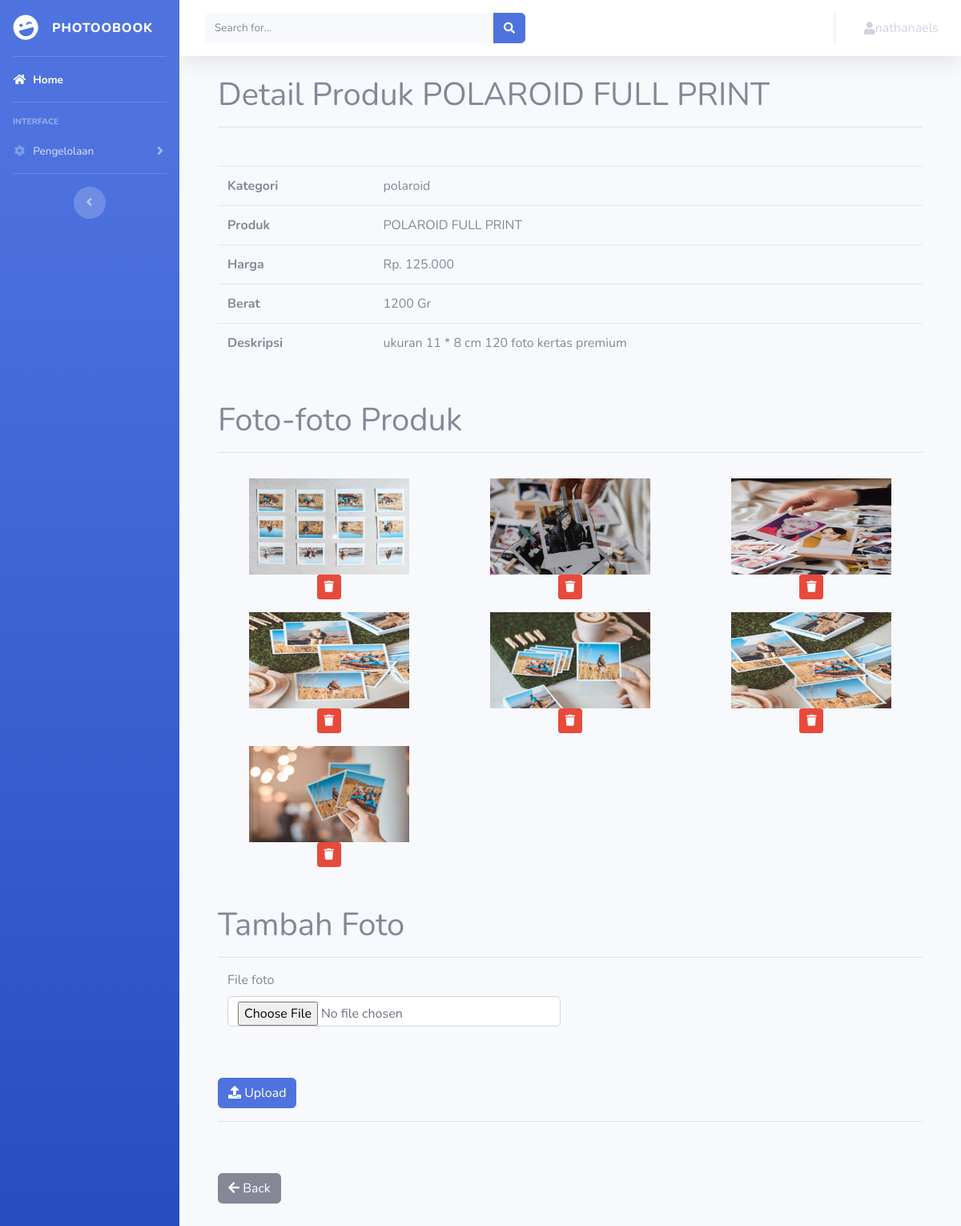
The app's page /admin/index.php?halaman=detailproduk&id=11 (signed in) with its own data.
### tables this page shows
CREATE TABLE `produk` (
  `id_produk` int(11) NOT NULL,
  `id_kategori` int(11) NOT NULL,
  `max` varchar(11) NOT NULL,
  `nama_produk` varchar(100) NOT NULL,
  `harga` int(11) NOT NULL,
  `berat` int(11) NOT NULL,
  `deskripsi` text NOT NULL,
  `foto` varchar(255) NOT NULL
);

CREATE TABLE `kategori` (
  `id_kategori` int(11) NOT NULL,
  `kategori` varchar(255) NOT NULL
);

CREATE TABLE `foto_produk` (
  `id_foto_produk` int(11) NOT NULL,
  `id_produk` int(11) NOT NULL,
  `nama_produk_foto` varchar(255) NOT NULL
);

### admin/page/detail_produk.php (the view, shortened to what this page needs)
<?php
$semuadata = array();
$id_produk = $_GET['id'];
$ambil = $koneksi->query("SELECT * FROM produk LEFT JOIN kategori ON kategori.id_kategori=produk.id_kategori WHERE produk.id_produk = '$id_produk' ");
$pecah = $ambil->fetch_assoc();
$get = $koneksi->query("SELECT * FROM foto_produk WHERE id_produk='$id_produk' ");
while($per = $get->fetch_assoc()){
	$semuadata[] = $per;
}
 ?>
<div class="container">
	<h1>Detail Produk <?php echo $pecah['nama_produk'] ?></h1><hr>
 <table class="table mt-5 table-hover">
 	<tr>
 		<th>Kategori</th>
 		<td><?php echo $pecah['kategori'] ?></td>
 	</tr>
 	<tr>
 		<th>Produk</th>
 		<td><?php echo $pecah['nama_produk'] ?></td>
 	</tr>
 	<tr>
 		<th>Harga</th>
 		<td>Rp. <?php echo number_format($pecah['harga'],0,',','.') ?></td>
 	</tr>
 	<tr>
 		<th>Berat</th>
 		<td><?php echo $pecah['berat'] ?> Gr</td>
 	</tr>
 	<tr>
 		<th>Deskripsi</th>
 		<td><?php echo $pecah['deskripsi'] ?></td>
 	</tr>
 </table>
<h1 class="mt-5">Foto-foto Produk</h1><hr>
<div class="row">
<?php foreach ($semuadata as $key => $value): ?>
	<div class="col-md-4 text-center">
		<img src="../foto produk/<?php echo $value['nama_produk_foto'] ?>" class="mt-3 img-responsive" width="200px"><br>
		<a href="index.php?halaman=hapusprodukfoto&idfot=<?php echo $value['id_foto_produk'] ?>&idprd=<?php echo $id_produk ?>" class="btn btn-danger btn-sm" onclick="return confirm('apakah anda yakin ingin menghapusnya?') "><i class="fas fa-trash"></i></a>
	</div>
<?php endforeach ?>
</div>
<h1 class="mt-5">Tambah Foto</h1><hr>
	<form method="post" enctype="multipart/form-data">
		<div class="form-group">
			<div class="col-md-6">
				<label>File foto</label>
				<input type="file" name="foto" class="form-control">
			</div>
		</div>
			<button type="submit" name="simpan" onclick="return confirm('anda yakin ingin menambah foto?')" class="btn btn-primary mt-5"><i class="fas fa-upload"></i> Upload</button>
	</form><hr>
<a href="index.php?halaman=produk" class="btn btn-secondary mt-5"><i class="fas fa-arrow-left"></i> Back</a>
</div>

### records on screen
produk: nama_produk "POLAROID FULL PRINT", id_kategori.kategori "polaroid", harga "125.000", berat "1200", deskripsi "ukuran 11 * 8 cm 120 foto kertas premium"
foto_produk: nama_produk_foto (picture)
foto_produk: nama_produk_foto (picture)
foto_produk: nama_produk_foto (picture)
foto_produk: nama_produk_foto (picture)
foto_produk: nama_produk_foto (picture)
foto_produk: nama_produk_foto (picture)
foto_produk: nama_produk_foto (picture)

### other values on screen
$_SESSION['admin']['username'] "nathanaels"
